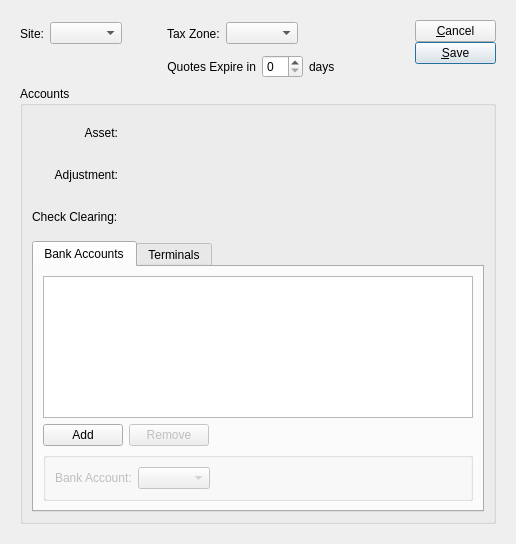
<?xml version="1.0" encoding="UTF-8"?>
<ui version="4.0">
 <class>retailSite</class>
 <widget class="QWidget" name="retailSite">
  <property name="geometry">
   <rect>
    <x>0</x>
    <y>0</y>
    <width>516</width>
    <height>544</height>
   </rect>
  </property>
  <property name="windowTitle">
   <string>Retail Site</string>
  </property>
  <layout class="QGridLayout" name="gridLayout_4">
   <item row="0" column="0">
    <widget class="Screen" name="_retailSite">
     <property name="schemaName">
      <string>xtpos</string>
     </property>
     <property name="tableName">
      <string>api_retailsite</string>
     </property>
     <layout class="QGridLayout" name="gridLayout_6">
      <item row="0" column="0">
       <layout class="QHBoxLayout" name="horizontalLayout_5">
        <item>
         <layout class="QGridLayout" name="gridLayout">
          <item row="0" column="0">
           <widget class="QLabel" name="_siteLit">
            <property name="text">
             <string>Site:</string>
            </property>
            <property name="alignment">
             <set>Qt::AlignRight|Qt::AlignTrailing|Qt::AlignVCenter</set>
            </property>
           </widget>
          </item>
          <item row="0" column="1">
           <layout class="QHBoxLayout" name="horizontalLayout">
            <item>
             <widget class="WComboBox" name="_site">
              <property name="allowNull">
               <bool>true</bool>
              </property>
              <property name="fieldName">
               <string notr="true">site</string>
              </property>
              <property name="type">
               <enum>WComboBox::Sold</enum>
              </property>
             </widget>
            </item>
            <item>
             <spacer>
              <property name="orientation">
               <enum>Qt::Horizontal</enum>
              </property>
              <property name="sizeHint" stdset="0">
               <size>
                <width>39</width>
                <height>27</height>
               </size>
              </property>
             </spacer>
            </item>
           </layout>
          </item>
          <item row="0" column="2">
           <layout class="QHBoxLayout" name="horizontalLayout_4">
            <item>
             <widget class="XLabel" name="xlabel">
              <property name="text">
               <string>Tax Zone:</string>
              </property>
             </widget>
            </item>
            <item>
             <layout class="QHBoxLayout" name="horizontalLayout_3">
              <item>
               <widget class="XComboBox" name="_taxzone">
                <property name="allowNull">
                 <bool>true</bool>
                </property>
                <property name="type">
                 <enum>XComboBox::TaxZones</enum>
                </property>
                <property name="fieldName">
                 <string notr="true">tax_zone</string>
                </property>
               </widget>
              </item>
              <item>
               <spacer>
                <property name="orientation">
                 <enum>Qt::Horizontal</enum>
                </property>
                <property name="sizeHint" stdset="0">
                 <size>
                  <width>26</width>
                  <height>18</height>
                 </size>
                </property>
               </spacer>
              </item>
             </layout>
            </item>
           </layout>
          </item>
          <item row="1" column="2">
           <layout class="QHBoxLayout" name="horizontalLayout_2">
            <item>
             <widget class="QLabel" name="_expireLit">
              <property name="text">
               <string>Quotes Expire in</string>
              </property>
              <property name="alignment">
               <set>Qt::AlignRight|Qt::AlignTrailing|Qt::AlignVCenter</set>
              </property>
             </widget>
            </item>
            <item>
             <widget class="XSpinBox" name="_expire">
              <property name="fieldName">
               <string notr="true">quote_days</string>
              </property>
              <property name="defaultValue">
               <string>30</string>
              </property>
             </widget>
            </item>
            <item>
             <widget class="QLabel" name="_daysLit">
              <property name="text">
               <string>days</string>
              </property>
             </widget>
            </item>
           </layout>
          </item>
         </layout>
        </item>
        <item>
         <spacer name="horizontalSpacer_2">
          <property name="orientation">
           <enum>Qt::Horizontal</enum>
          </property>
          <property name="sizeHint" stdset="0">
           <size>
            <width>18</width>
            <height>20</height>
           </size>
          </property>
         </spacer>
        </item>
        <item>
         <layout class="QVBoxLayout" name="_2">
          <property name="spacing">
           <number>0</number>
          </property>
          <item>
           <widget class="QPushButton" name="_cancel">
            <property name="text">
             <string>&amp;Cancel</string>
            </property>
           </widget>
          </item>
          <item>
           <widget class="QPushButton" name="_save">
            <property name="text">
             <string>&amp;Save</string>
            </property>
            <property name="autoDefault">
             <bool>true</bool>
            </property>
            <property name="default">
             <bool>true</bool>
            </property>
           </widget>
          </item>
          <item>
           <spacer>
            <property name="orientation">
             <enum>Qt::Vertical</enum>
            </property>
            <property name="sizeType">
             <enum>QSizePolicy::Expanding</enum>
            </property>
            <property name="sizeHint" stdset="0">
             <size>
              <width>81</width>
              <height>16</height>
             </size>
            </property>
           </spacer>
          </item>
         </layout>
        </item>
       </layout>
      </item>
      <item row="1" column="0">
       <widget class="QGroupBox" name="_accountGroup">
        <property name="sizePolicy">
         <sizepolicy hsizetype="Preferred" vsizetype="Preferred">
          <horstretch>0</horstretch>
          <verstretch>1</verstretch>
         </sizepolicy>
        </property>
        <property name="title">
         <string>Accounts</string>
        </property>
        <layout class="QGridLayout" name="_3">
         <item row="0" column="0">
          <widget class="QLabel" name="_assetLit">
           <property name="text">
            <string>Asset:</string>
           </property>
           <property name="alignment">
            <set>Qt::AlignRight|Qt::AlignTrailing|Qt::AlignVCenter</set>
           </property>
          </widget>
         </item>
         <item row="0" column="1">
          <widget class="GLCluster" name="_asset">
           <property name="fieldName">
            <string notr="true">asset</string>
           </property>
          </widget>
         </item>
         <item row="0" column="2">
          <spacer>
           <property name="orientation">
            <enum>Qt::Horizontal</enum>
           </property>
           <property name="sizeHint" stdset="0">
            <size>
             <width>40</width>
             <height>36</height>
            </size>
           </property>
          </spacer>
         </item>
         <item row="1" column="0">
          <widget class="QLabel" name="_adjustLit">
           <property name="text">
            <string>Adjustment:</string>
           </property>
           <property name="alignment">
            <set>Qt::AlignRight|Qt::AlignTrailing|Qt::AlignVCenter</set>
           </property>
          </widget>
         </item>
         <item row="1" column="1">
          <widget class="GLCluster" name="_adjust">
           <property name="fieldName">
            <string notr="true">adjustment</string>
           </property>
          </widget>
         </item>
         <item row="1" column="2">
          <spacer>
           <property name="orientation">
            <enum>Qt::Horizontal</enum>
           </property>
           <property name="sizeHint" stdset="0">
            <size>
             <width>40</width>
             <height>36</height>
            </size>
           </property>
          </spacer>
         </item>
         <item row="2" column="0">
          <widget class="QLabel" name="_checkClearingLit">
           <property name="text">
            <string>Check Clearing:</string>
           </property>
          </widget>
         </item>
         <item row="2" column="1">
          <widget class="GLCluster" name="_checkClearing">
           <property name="fieldName">
            <string notr="true">check_clearing</string>
           </property>
          </widget>
         </item>
         <item row="2" column="2">
          <spacer>
           <property name="orientation">
            <enum>Qt::Horizontal</enum>
           </property>
           <property name="sizeHint" stdset="0">
            <size>
             <width>40</width>
             <height>36</height>
            </size>
           </property>
          </spacer>
         </item>
         <item row="3" column="0" colspan="3">
          <widget class="QTabWidget" name="_tab">
           <property name="currentIndex">
            <number>0</number>
           </property>
           <widget class="QWidget" name="_bnkacctTab">
            <attribute name="title">
             <string>Bank Accounts</string>
            </attribute>
            <layout class="QGridLayout" name="gridLayout_5">
             <item row="0" column="0">
              <widget class="XTreeView" name="_bnkaccts">
               <property name="sizePolicy">
                <sizepolicy hsizetype="Expanding" vsizetype="Expanding">
                 <horstretch>0</horstretch>
                 <verstretch>0</verstretch>
                </sizepolicy>
               </property>
               <property name="editTriggers">
                <set>QAbstractItemView::NoEditTriggers</set>
               </property>
               <property name="alternatingRowColors">
                <bool>false</bool>
               </property>
               <property name="schemaName">
                <string>xtpos</string>
               </property>
               <property name="tableName">
                <string>api_retailsitebankaccnt</string>
               </property>
               <property name="primaryKeyCoulmns" stdset="0">
                <number>2</number>
               </property>
              </widget>
             </item>
             <item row="1" column="0">
              <layout class="QHBoxLayout" name="_4">
               <item>
                <widget class="QPushButton" name="_insertBankAcct">
                 <property name="text">
                  <string>Add</string>
                 </property>
                </widget>
               </item>
               <item>
                <widget class="QPushButton" name="_removeBankAcct">
                 <property name="enabled">
                  <bool>false</bool>
                 </property>
                 <property name="text">
                  <string>Remove</string>
                 </property>
                </widget>
               </item>
               <item>
                <spacer>
                 <property name="orientation">
                  <enum>Qt::Horizontal</enum>
                 </property>
                 <property name="sizeHint" stdset="0">
                  <size>
                   <width>40</width>
                   <height>20</height>
                  </size>
                 </property>
                </spacer>
               </item>
              </layout>
             </item>
             <item row="2" column="0">
              <widget class="Screen" name="_bnkacct">
               <property name="primaryKeyColumns">
                <number>2</number>
               </property>
               <layout class="QGridLayout" name="gridLayout_3">
                <property name="margin">
                 <number>0</number>
                </property>
                <item row="0" column="0">
                 <widget class="QGroupBox" name="_bnkacctGroup">
                  <property name="enabled">
                   <bool>false</bool>
                  </property>
                  <property name="title">
                   <string/>
                  </property>
                  <layout class="QGridLayout" name="gridLayout_2">
                   <item row="0" column="0">
                    <widget class="QLabel" name="_bnkacctNameLit">
                     <property name="text">
                      <string>Bank Account:</string>
                     </property>
                    </widget>
                   </item>
                   <item row="0" column="1">
                    <widget class="XComboBox" name="_bnkacctName">
                     <property name="allowNull">
                      <bool>true</bool>
                     </property>
                     <property name="nullStr">
                      <string>[ select a bank account ]</string>
                     </property>
                     <property name="type">
                      <enum>XComboBox::ARBankAccounts</enum>
                     </property>
                     <property name="defaultCode">
                      <enum>XComboBox::First</enum>
                     </property>
                     <property name="fieldName">
                      <string notr="true">bank_account</string>
                     </property>
                    </widget>
                   </item>
                   <item row="0" column="2">
                    <spacer name="horizontalSpacer">
                     <property name="orientation">
                      <enum>Qt::Horizontal</enum>
                     </property>
                     <property name="sizeHint" stdset="0">
                      <size>
                       <width>40</width>
                       <height>20</height>
                      </size>
                     </property>
                    </spacer>
                   </item>
                  </layout>
                 </widget>
                </item>
               </layout>
              </widget>
             </item>
            </layout>
           </widget>
           <widget class="QWidget" name="_terminalTab">
            <attribute name="title">
             <string>Terminals</string>
            </attribute>
            <layout class="QGridLayout" name="_5">
             <item row="0" column="0">
              <widget class="XTreeView" name="_terminals">
               <property name="editTriggers">
                <set>QAbstractItemView::AllEditTriggers</set>
               </property>
               <property name="alternatingRowColors">
                <bool>false</bool>
               </property>
               <property name="selectionBehavior">
                <enum>QAbstractItemView::SelectRows</enum>
               </property>
               <property name="schemaName">
                <string>xtpos</string>
               </property>
               <property name="tableName">
                <string>api_retailsiteterminal</string>
               </property>
               <property name="primaryKeyCoulmns" stdset="0">
                <number>2</number>
               </property>
              </widget>
             </item>
             <item row="1" column="0">
              <layout class="QHBoxLayout" name="_6">
               <item>
                <widget class="QPushButton" name="_insertTerminal">
                 <property name="text">
                  <string>Add</string>
                 </property>
                </widget>
               </item>
               <item>
                <widget class="QPushButton" name="_removeTerminal">
                 <property name="enabled">
                  <bool>false</bool>
                 </property>
                 <property name="text">
                  <string>Remove</string>
                 </property>
                </widget>
               </item>
               <item>
                <spacer>
                 <property name="orientation">
                  <enum>Qt::Horizontal</enum>
                 </property>
                 <property name="sizeHint" stdset="0">
                  <size>
                   <width>421</width>
                   <height>20</height>
                  </size>
                 </property>
                </spacer>
               </item>
              </layout>
             </item>
            </layout>
           </widget>
          </widget>
         </item>
        </layout>
       </widget>
      </item>
     </layout>
    </widget>
   </item>
  </layout>
 </widget>
 <customwidgets>
  <customwidget>
   <class>GLCluster</class>
   <extends>QWidget</extends>
   <header>glcluster.h</header>
  </customwidget>
  <customwidget>
   <class>Screen</class>
   <extends>QWidget</extends>
   <header>screen.h</header>
   <container>1</container>
  </customwidget>
  <customwidget>
   <class>WComboBox</class>
   <extends>XComboBox</extends>
   <header>wcombobox.h</header>
  </customwidget>
  <customwidget>
   <class>XComboBox</class>
   <extends>QComboBox</extends>
   <header>xcombobox.h</header>
  </customwidget>
  <customwidget>
   <class>XLabel</class>
   <extends>QLabel</extends>
   <header>xlabel.h</header>
  </customwidget>
  <customwidget>
   <class>XSpinBox</class>
   <extends>QSpinBox</extends>
   <header>xspinbox.h</header>
  </customwidget>
  <customwidget>
   <class>XTreeView</class>
   <extends>QTreeView</extends>
   <header>xtreeview.h</header>
  </customwidget>
 </customwidgets>
 <resources/>
 <connections>
  <connection>
   <sender>_bnkaccts</sender>
   <signal>valid(bool)</signal>
   <receiver>_removeBankAcct</receiver>
   <slot>setEnabled(bool)</slot>
   <hints>
    <hint type="sourcelabel">
     <x>257</x>
     <y>340</y>
    </hint>
    <hint type="destinationlabel">
     <x>176</x>
     <y>404</y>
    </hint>
   </hints>
  </connection>
  <connection>
   <sender>_bnkaccts</sender>
   <signal>valid(bool)</signal>
   <receiver>_bnkacctGroup</receiver>
   <slot>setEnabled(bool)</slot>
   <hints>
    <hint type="sourcelabel">
     <x>257</x>
     <y>340</y>
    </hint>
    <hint type="destinationlabel">
     <x>257</x>
     <y>456</y>
    </hint>
   </hints>
  </connection>
  <connection>
   <sender>_bnkaccts</sender>
   <signal>rowSelected(int)</signal>
   <receiver>_bnkacct</receiver>
   <slot>setCurrentIndex(int)</slot>
   <hints>
    <hint type="sourcelabel">
     <x>257</x>
     <y>340</y>
    </hint>
    <hint type="destinationlabel">
     <x>257</x>
     <y>456</y>
    </hint>
   </hints>
  </connection>
  <connection>
   <sender>_bnkaccts</sender>
   <signal>newModel(XSqlTableModel*)</signal>
   <receiver>_bnkacct</receiver>
   <slot>setDataWidgetMapper(XSqlTableModel*)</slot>
   <hints>
    <hint type="sourcelabel">
     <x>257</x>
     <y>340</y>
    </hint>
    <hint type="destinationlabel">
     <x>257</x>
     <y>456</y>
    </hint>
   </hints>
  </connection>
  <connection>
   <sender>_bnkacct</sender>
   <signal>newDataWidgetMapper(XDataWidgetMapper*)</signal>
   <receiver>_bnkacctName</receiver>
   <slot>setDataWidgetMap(XDataWidgetMapper*)</slot>
   <hints>
    <hint type="sourcelabel">
     <x>257</x>
     <y>456</y>
    </hint>
    <hint type="destinationlabel">
     <x>269</x>
     <y>456</y>
    </hint>
   </hints>
  </connection>
  <connection>
   <sender>_insertBankAcct</sender>
   <signal>clicked()</signal>
   <receiver>_bnkaccts</receiver>
   <slot>insert()</slot>
   <hints>
    <hint type="sourcelabel">
     <x>95</x>
     <y>404</y>
    </hint>
    <hint type="destinationlabel">
     <x>257</x>
     <y>340</y>
    </hint>
   </hints>
  </connection>
  <connection>
   <sender>_insertBankAcct</sender>
   <signal>clicked()</signal>
   <receiver>_bnkacct</receiver>
   <slot>clear()</slot>
   <hints>
    <hint type="sourcelabel">
     <x>95</x>
     <y>404</y>
    </hint>
    <hint type="destinationlabel">
     <x>257</x>
     <y>456</y>
    </hint>
   </hints>
  </connection>
  <connection>
   <sender>_insertTerminal</sender>
   <signal>clicked()</signal>
   <receiver>_terminals</receiver>
   <slot>insert()</slot>
   <hints>
    <hint type="sourcelabel">
     <x>95</x>
     <y>465</y>
    </hint>
    <hint type="destinationlabel">
     <x>257</x>
     <y>371</y>
    </hint>
   </hints>
  </connection>
  <connection>
   <sender>_removeBankAcct</sender>
   <signal>clicked()</signal>
   <receiver>_bnkaccts</receiver>
   <slot>removeSelected()</slot>
   <hints>
    <hint type="sourcelabel">
     <x>176</x>
     <y>404</y>
    </hint>
    <hint type="destinationlabel">
     <x>257</x>
     <y>340</y>
    </hint>
   </hints>
  </connection>
  <connection>
   <sender>_removeBankAcct</sender>
   <signal>clicked()</signal>
   <receiver>_bnkacct</receiver>
   <slot>clear()</slot>
   <hints>
    <hint type="sourcelabel">
     <x>176</x>
     <y>404</y>
    </hint>
    <hint type="destinationlabel">
     <x>257</x>
     <y>456</y>
    </hint>
   </hints>
  </connection>
  <connection>
   <sender>_removeTerminal</sender>
   <signal>clicked()</signal>
   <receiver>_terminals</receiver>
   <slot>removeSelected()</slot>
   <hints>
    <hint type="sourcelabel">
     <x>176</x>
     <y>465</y>
    </hint>
    <hint type="destinationlabel">
     <x>257</x>
     <y>371</y>
    </hint>
   </hints>
  </connection>
  <connection>
   <sender>_retailSite</sender>
   <signal>newDataWidgetMapper(XDataWidgetMapper*)</signal>
   <receiver>_asset</receiver>
   <slot>setDataWidgetMap(XDataWidgetMapper*)</slot>
   <hints>
    <hint type="sourcelabel">
     <x>257</x>
     <y>271</y>
    </hint>
    <hint type="destinationlabel">
     <x>270</x>
     <y>144</y>
    </hint>
   </hints>
  </connection>
  <connection>
   <sender>_retailSite</sender>
   <signal>newDataWidgetMapper(XDataWidgetMapper*)</signal>
   <receiver>_adjust</receiver>
   <slot>setDataWidgetMap(XDataWidgetMapper*)</slot>
   <hints>
    <hint type="sourcelabel">
     <x>257</x>
     <y>271</y>
    </hint>
    <hint type="destinationlabel">
     <x>270</x>
     <y>190</y>
    </hint>
   </hints>
  </connection>
  <connection>
   <sender>_retailSite</sender>
   <signal>newDataWidgetMapper(XDataWidgetMapper*)</signal>
   <receiver>_checkClearing</receiver>
   <slot>setDataWidgetMap(XDataWidgetMapper*)</slot>
   <hints>
    <hint type="sourcelabel">
     <x>257</x>
     <y>271</y>
    </hint>
    <hint type="destinationlabel">
     <x>270</x>
     <y>236</y>
    </hint>
   </hints>
  </connection>
  <connection>
   <sender>_retailSite</sender>
   <signal>newDataWidgetMapper(XDataWidgetMapper*)</signal>
   <receiver>_terminals</receiver>
   <slot>setDataWidgetMap(XDataWidgetMapper*)</slot>
   <hints>
    <hint type="sourcelabel">
     <x>257</x>
     <y>271</y>
    </hint>
    <hint type="destinationlabel">
     <x>257</x>
     <y>371</y>
    </hint>
   </hints>
  </connection>
  <connection>
   <sender>_retailSite</sender>
   <signal>newDataWidgetMapper(XDataWidgetMapper*)</signal>
   <receiver>_site</receiver>
   <slot>setDataWidgetMap(XDataWidgetMapper*)</slot>
   <hints>
    <hint type="sourcelabel">
     <x>257</x>
     <y>271</y>
    </hint>
    <hint type="destinationlabel">
     <x>102</x>
     <y>41</y>
    </hint>
   </hints>
  </connection>
  <connection>
   <sender>_retailSite</sender>
   <signal>newDataWidgetMapper(XDataWidgetMapper*)</signal>
   <receiver>_bnkaccts</receiver>
   <slot>setDataWidgetMap(XDataWidgetMapper*)</slot>
   <hints>
    <hint type="sourcelabel">
     <x>257</x>
     <y>271</y>
    </hint>
    <hint type="destinationlabel">
     <x>257</x>
     <y>340</y>
    </hint>
   </hints>
  </connection>
  <connection>
   <sender>_retailSite</sender>
   <signal>newDataWidgetMapper(XDataWidgetMapper*)</signal>
   <receiver>_expire</receiver>
   <slot>setDataWidgetMap(XDataWidgetMapper*)</slot>
   <hints>
    <hint type="sourcelabel">
     <x>257</x>
     <y>271</y>
    </hint>
    <hint type="destinationlabel">
     <x>305</x>
     <y>82</y>
    </hint>
   </hints>
  </connection>
  <connection>
   <sender>_retailSite</sender>
   <signal>newDataWidgetMapper(XDataWidgetMapper*)</signal>
   <receiver>_taxzone</receiver>
   <slot>setDataWidgetMap(XDataWidgetMapper*)</slot>
   <hints>
    <hint type="sourcelabel">
     <x>257</x>
     <y>271</y>
    </hint>
    <hint type="destinationlabel">
     <x>265</x>
     <y>41</y>
    </hint>
   </hints>
  </connection>
  <connection>
   <sender>_retailSite</sender>
   <signal>reverted(int)</signal>
   <receiver>_bnkaccts</receiver>
   <slot>revertAll()</slot>
   <hints>
    <hint type="sourcelabel">
     <x>257</x>
     <y>271</y>
    </hint>
    <hint type="destinationlabel">
     <x>257</x>
     <y>340</y>
    </hint>
   </hints>
  </connection>
  <connection>
   <sender>_retailSite</sender>
   <signal>reverted(int)</signal>
   <receiver>_terminals</receiver>
   <slot>revertAll()</slot>
   <hints>
    <hint type="sourcelabel">
     <x>257</x>
     <y>271</y>
    </hint>
    <hint type="destinationlabel">
     <x>257</x>
     <y>371</y>
    </hint>
   </hints>
  </connection>
  <connection>
   <sender>_terminals</sender>
   <signal>valid(bool)</signal>
   <receiver>_removeTerminal</receiver>
   <slot>setEnabled(bool)</slot>
   <hints>
    <hint type="sourcelabel">
     <x>257</x>
     <y>371</y>
    </hint>
    <hint type="destinationlabel">
     <x>176</x>
     <y>465</y>
    </hint>
   </hints>
  </connection>
 </connections>
</ui>
